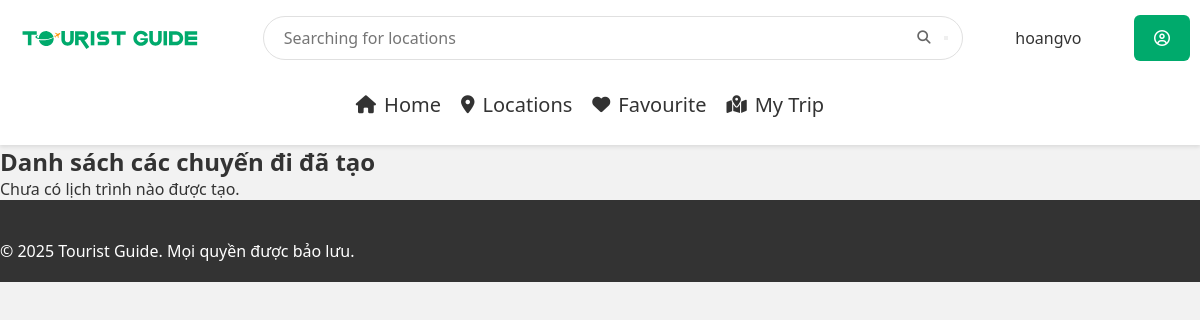
The page /my_trip/ (signed in) on the database as committed earlier.
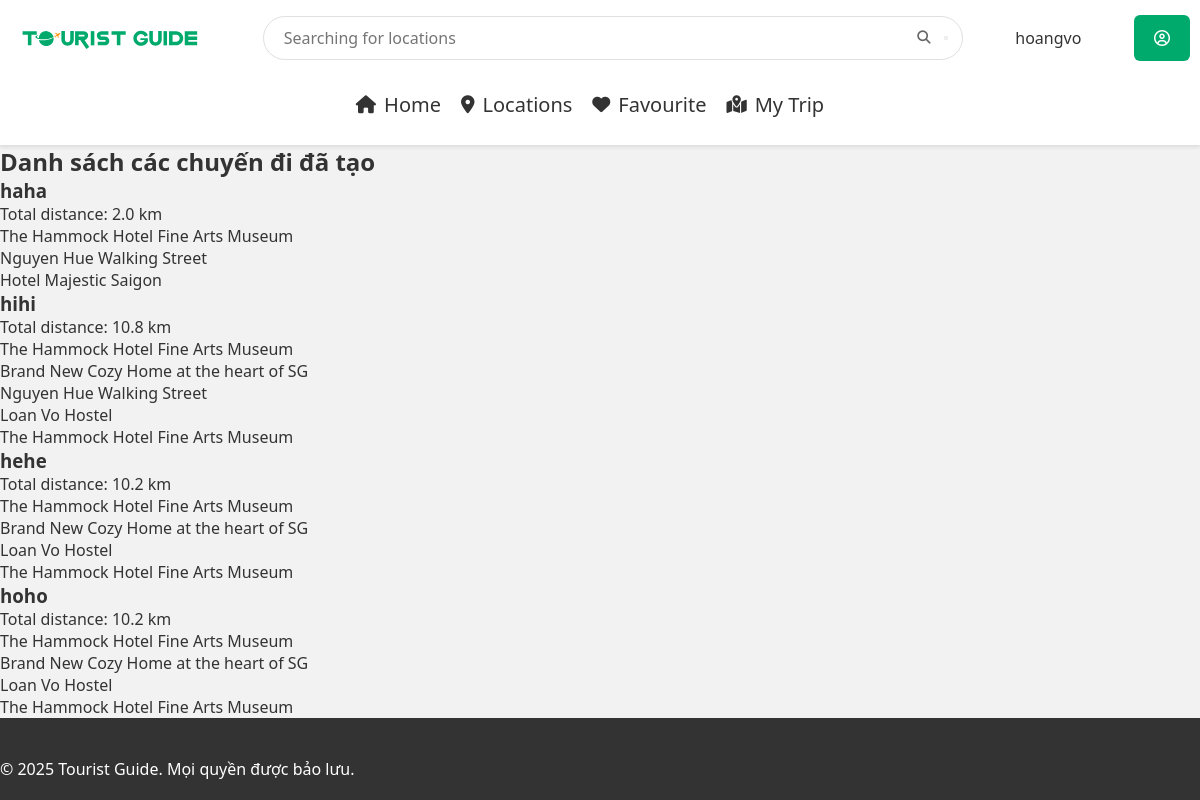
The same page on the database as committed later.
### location/models.py (models this page shows, shortened)
class TripPath(models.Model):
    trip_list = models.ForeignKey(TripList, on_delete=models.CASCADE, related_name="trip_paths")
    path_name = models.CharField(max_length=255, default = "")
    locations_ordered = models.CharField(max_length = 255)
    total_distance = models.FloatField(null=True, blank=True)
    total_duration = models.FloatField(null=True, blank = True)
    created_at = models.DateTimeField(auto_now_add=True)

class Location(models.Model):
    loc = models.ForeignKey(Location_List, on_delete = models.CASCADE, null = True, blank = True)
    code = models.CharField(max_length=10, unique=True)
    location = models.CharField(max_length = 64)
    type = models.CharField(max_length=13, default = "")
    tags = models.TextField(default = "")
    rating = models.FloatField(default = 5)
    open_time = models.TimeField(default = time(0,0))
    close_time = models.TimeField(default = time(23,59))
    ticket_info = models.CharField(max_length = 100, default = "")
    address = models.CharField(max_length = 100, default = "")
    image_path = models.CharField(max_length=255, default='')
    description = models.TextField(default="")
    long_description = models.TextField(default="")
    coordinate = models.CharField(max_length = 40, default = "")

### location/views.py (the view, shortened to what this page needs)
# urls.py: path('my_trip/', views.my_trip, name = 'my_trip'),
@login_required
def my_trip(request):
    user = request.user
    trip_list_id = f"{user.username}-favourite"
    trip_list, _ = TripList.objects.get_or_create(id=trip_list_id, defaults={
        'user': user,
        'name': f"{user.username}'s Favourite Trip"
    })
    trip_paths = TripPath.objects.filter(trip_list=trip_list).order_by('created_at')
    all_ids = []
    parsed_trip_paths = []
    for path in trip_paths:
        try:
            loc_ids = json.loads(path.locations_ordered)
        except json.JSONDecodeError:
            loc_ids = []
        all_ids.extend(loc_ids)
        parsed_trip_paths.append({
            'path_name': path.path_name,
            'locations': loc_ids,
            'distance': round(path.total_distance / 1000, 1),
            'created_at': path.created_at
        })
    location_qs = Location.objects.filter(id__in=all_ids)
    location_map = {loc.id: loc.location for loc in location_qs}
    return render(request, 'my_trip/my_trip.html', {
        'trip_paths': parsed_trip_paths,
        'location_map': location_map
    })

### location/templatetags/custom_filters.py (called while the page is built)
@register.filter
def get_item(dictionary, key):
    return dictionary.get(key, "")

### location/templates/my_trip/my_trip.html (shortened to what this page needs)
{% extends 'layout/layout.html' %}
{% load static %}
{% load custom_filters %}
{% block body %}
  <h2>Danh sách các chuyến đi đã tạo</h2>
    {% if trip_paths %}
        {% for path in trip_paths %}
            <h3>{{ path.path_name }}</h3>
            <p>Total distance: {{ path.distance }} km</p>
            <ul>
                {% for loc_id in path.locations %}
                <li>{{ location_map|get_item:loc_id }}</li>
                {% endfor %}
            </ul>
        {% endfor %}
    {% else %}
        <p>Chưa có lịch trình nào được tạo.</p>
    {% endif %}
{% endblock %}

Rows that differ between the two databases and show on the page:
added TripPath: path_name "haha"
now on this page (row edited): Location: location "The Hammock Hotel Fine Arts Museum"
now on this page (row edited): Location: location "Nguyen Hue Walking Street"
now on this page (row edited): Location: location "Hotel Majestic Saigon", shown under "haha"
added TripPath: path_name "hihi"
now on this page (row unchanged): Location: location "Brand New Cozy Home at the heart of SG"
now on this page (row unchanged): Location: location "Loan Vo Hostel"
added TripPath: path_name "hehe"
added TripPath: path_name "hoho"
Other text that changed with them:
new list line: "Total distance: 2.0 km"
new list line: "Total distance: 10.8 km"
new list line: "Total distance: 10.2 km"
text no longer shown: "Chưa có lịch trình nào được tạo."
